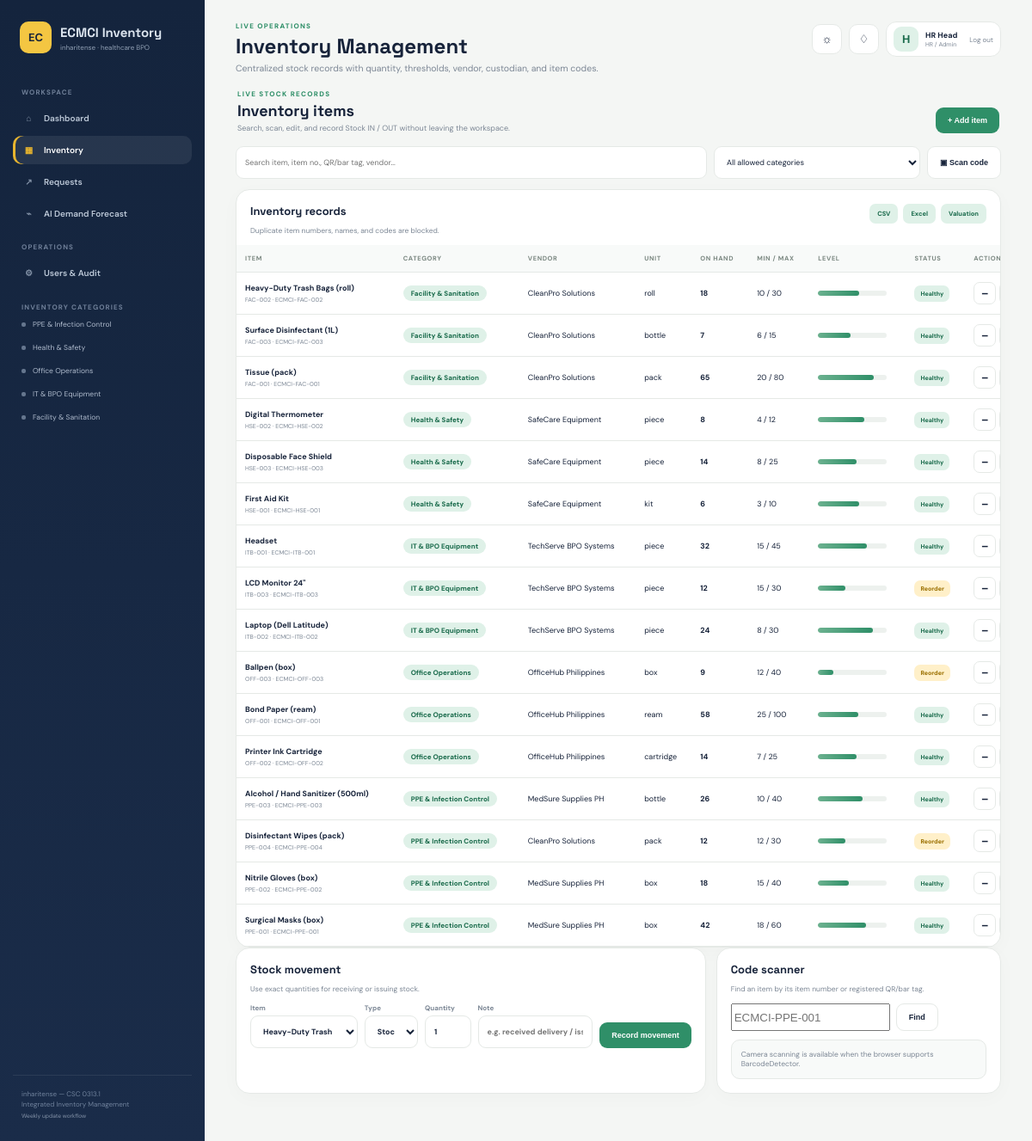
The page /inventory (signed in) on the database its author committed.
### tables this page shows
CREATE TABLE users(id INTEGER PRIMARY KEY AUTOINCREMENT,name TEXT NOT NULL,email TEXT UNIQUE NOT NULL,password_hash TEXT NOT NULL,role TEXT NOT NULL,department TEXT,active INTEGER NOT NULL DEFAULT 1,created_at TEXT NOT NULL,last_login TEXT);

CREATE TABLE inventory(id INTEGER PRIMARY KEY AUTOINCREMENT,item_no TEXT UNIQUE NOT NULL,code TEXT UNIQUE,name TEXT NOT NULL,category TEXT NOT NULL,unit TEXT NOT NULL,qty INTEGER NOT NULL DEFAULT 0,max_qty INTEGER NOT NULL DEFAULT 1,min_qty INTEGER NOT NULL DEFAULT 0,cost REAL NOT NULL DEFAULT 0,vendor TEXT,custodian TEXT,condition TEXT DEFAULT 'Good',received_date TEXT,expiry TEXT,times_out INTEGER DEFAULT 0,updated_at TEXT NOT NULL);

### app.py (the view)
@app.route('/inventory')
@login_required
def inventory_page():
    u=current_user();cats=ROLE_CATEGORIES[u['role']];ph=','.join('?'*len(cats));c=db();items=c.execute(f'SELECT * FROM inventory WHERE category IN ({ph}) ORDER BY category,name',cats).fetchall();vendors=c.execute('SELECT name FROM vendors WHERE status="Active" ORDER BY name').fetchall();c.close()
    return render_template('inventory.html',items=[dict(x) for x in items],vendors=vendors,can_edit=u['role'] in ('HR','Purchasing','IT Custodian'))

### app.py (called while the page is built)
def db(): return DBConn()

def csrf_token():
    if not session.get('_csrf'): session['_csrf']=secrets.token_urlsafe(32)
    return session['_csrf']

@app.before_request
def protect_request():
    if request.method in ('POST','PUT','PATCH','DELETE'):
        if request.endpoint == 'login': return
        supplied=request.headers.get('X-CSRFToken') or request.form.get('_csrf')
        if not supplied or not secrets.compare_digest(supplied, session.get('_csrf','')):
            abort(400, description='Invalid or missing CSRF token.')
    if request.path.startswith('/api/') and request.method=='GET': return

@app.after_request
def security_headers(resp):
    resp.headers['X-Content-Type-Options']='nosniff';resp.headers['X-Frame-Options']='DENY';resp.headers['Referrer-Policy']='strict-origin-when-cross-origin';resp.headers['Permissions-Policy']='camera=(self), microphone=()';resp.headers['Content-Security-Policy']="default-src 'self'; script-src 'self' 'unsafe-inline' https://cdn.jsdelivr.net; style-src 'self' https://fonts.googleapis.com 'unsafe-inline'; font-src https://fonts.gstatic.com; img-src 'self' data:; connect-src 'self'; frame-ancestors 'none'"
    if IS_PRODUCTION: resp.headers['Strict-Transport-Security']='max-age=31536000; includeSubDomains'
    return resp

def current_user():
    uid=session.get('user_id');
    if not uid:return None
    c=db();u=c.execute('SELECT * FROM users WHERE id=? AND active=1',(uid,)).fetchone();c.close();return u

def login_required(f):
    @wraps(f)
    def w(*a,**k):
        if not current_user():return redirect(url_for('login'))
        return f(*a,**k)
    return w

@app.context_processor
def inject():u=current_user();return {'me':u,'role_labels':ROLE_LABELS,'categories':CATEGORIES}

    def _sql(self, sql): return sql.replace('?', '%s') if self.pg else sql

    def execute(self, sql, params=()): return self.c.execute(self._sql(sql), params)

    def close(self): self.c.close()

### templates/inventory.html (shortened to what this page needs)
{% extends 'base.html' %}
{% block heading %}Inventory Management{% endblock %}
{% block subtitle %}
Centralized stock records with quantity, thresholds, vendor, custodian, and item codes.
{% endblock %}
{% block content %}
<div class="page-toolbar">
    <div>
        <div class="eyebrow">LIVE STOCK RECORDS</div>
        <h2>Inventory items</h2>
        <p>Search, scan, edit, and record Stock IN / OUT without leaving the workspace.</p>
    </div>
    {% if can_edit %}
    <button class="primary" type="button" onclick="openItemModal()">+ Add item</button>
    {% endif %}
</div>
<div class="toolbar">
    <input
        id="search"
        type="text"
        placeholder="Search item, item no., QR/bar tag, vendor..."
    >
    <select id="cat">
        <option value="">All allowed categories</option>
    </select>
    <button class="secondary" type="button" onclick="startScanner()">
        ▣ Scan code
    </button>
</div>
<div class="panel table-panel">
    <div class="panel-head">
        <div>
            <h3>Inventory records</h3>
            <small>Duplicate item numbers, names, and codes are blocked.</small>
        </div>
        <div class="report-links">
            <a href="{{ url_for('report', kind='stock') }}">CSV</a>
            <a href="{{ url_for('report_xlsx', kind='stock') }}">Excel</a>
            <a href="{{ url_for('report', kind='valuation') }}">Valuation</a>
        </div>
    </div>
    <div class="table-wrap">
        <table id="inv">
            <thead>
                <tr>
                    <th>Item</th>
                    <th>Category</th>
                    <th>Vendor</th>
                    <th>Unit</th>
                    <th>On hand</th>
                    <th>Min / Max</th>
                    <th>Level</th>
                    <th>Status</th>
                    <th>Actions</th>
                </tr>
            </thead>
            <tbody>
                {% for i in items %}
                <tr
                    data-search="{{ (i.name ~ ' ' ~ i.item_no ~ ' ' ~ (i.code or '') ~ ' ' ~ i.category ~ ' ' ~ (i.vendor or '')) | lower }}"
                    data-cat="{{ i.category }}"
                >
                    <td>
                        <b>{{ i.name }}</b>
                        <small>
                            {{ i.item_no }} · {{ i.code or 'No code' }}
                        </small>
                    </td>
                    <td><span class="cat-badge">{{ i.category }}</span></td>
                    <td>{{ i.vendor or '—' }}</td>
                    <td>{{ i.unit }}</td>
                    <td>
                        <strong class="qty" data-id="{{ i.id }}">
                            {{ i.qty }}
                        </strong>
                    </td>
                    <td>
                        {{ i.min_qty }} / {{ i.max_qty }}
                    </td>
                    <td>
                        {% set stock_percent = ((i.qty / i.max_qty * 100) if i.max_qty else 0) | round | int %}
                        <div class="bar">
                            <i style="width: {{ [100, stock_percent] | min }}%;"></i>
                        </div>
                    </td>
                    <td>
                        <span class="status {{ 'low' if i.qty <= i.min_qty else 'ok' }}">
                            {% if i.qty == 0 %}
                                Out
                            {% elif i.qty <= i.min_qty %}
                                Reorder
                            {% else %}
                                Healthy
                            {% endif %}
                        </span>
                    </td>
                    <td>
                        <div class="row-actions">
                            {% if can_edit %}
                            <button
                                type="button"
                                onclick="quickMove({{ i.id }}, 'out')"
                                title="Stock OUT"
                            >
                                −
                            </button>
                            {% else %}
                            <span class="muted">Read only</span>
                            {% endif %}
                        </div>
                    </td>
                </tr>
                {% endfor %}
            </tbody>
        </table>
    </div>
</div>
{% if can_edit %}
<div class="grid two">
    <div class="panel">
        <div class="panel-head">
            <div>
                <h3>Stock movement</h3>
                <small>
                    Use exact quantities for receiving or issuing stock.
                </small>
            </div>
        </div>
        <form id="movementForm" class="movement-form">
            <label>
                Item
                <select id="moveItem">
                    {% for i in items %}
                    <option value="{{ i.id }}" data-code="{{ i.item_no }}">
                        {{ i.name }} · {{ i.qty }} {{ i.unit }}
                    </option>
                    {% endfor %}
                </select>
            </label>
            <label>
                Type
                <select id="moveType">
                    <option value="in">Stock IN</option>
                </select>
            </label>
            <label>
                Quantity
                <input
                    id="moveQty"
                    type="number"
                    min="1"
                    value="1"
                >
            </label>
            <label>
                Note
                <input
                    id="moveNote"
                    type="text"
                    placeholder="e.g. received delivery / issued to department"
                >
            </label>
            <button
                class="primary"
                type="submit"
            >
                Record movement
            </button>
        </form>
    </div>
    <div class="panel">
        <div class="panel-head">
            <div>
                <h3>Code scanner</h3>
                <small>
                    Find an item by its item number or registered QR/bar tag.
                </small>
            </div>
        </div>
        <div class="scan">
            <input
                id="scan"
                type="text"
                placeholder="ECMCI-PPE-001"
            >
            <button
                class="secondary"
                type="button"
                onclick="scanItem()"
            >
                Find
            </button>
        </div>
        <div id="scanResult" class="scan-result">
            Camera scanning is available when the browser supports BarcodeDetector.
        </div>
    </div>
</div>
{% endif %}
{% endblock %}

### templates/base.html (shortened to what this page needs)
<!doctype html><html lang="en"><head><link rel="stylesheet" href="{{url_for('static',filename='css/app.css')}}"></head><body>
<div class="app"><aside class="sidebar"><div class="brand"><b>EC</b><div><strong>ECMCI Inventory</strong><small>inharitense · healthcare BPO</small></div></div><nav><span>WORKSPACE</span><a class="{{'active' if request.endpoint=='dashboard'}}" href="{{url_for('dashboard')}}"><i>⌂</i> Dashboard</a><a class="{{'active' if request.endpoint=='inventory_page'}}" href="{{url_for('inventory_page')}}"><i>▦</i> Inventory</a><a class="{{'active' if request.endpoint=='requests_page'}}" href="{{url_for('requests_page')}}"><i>↗</i> Requests</a><a class="{{'active' if request.endpoint=='forecast_page'}}" href="{{url_for('forecast_page')}}"><i>⌁</i> AI Demand Forecast</a><span>OPERATIONS</span>{% if me and me.role=='Purchasing' %}<a class="{{'active' if request.endpoint=='vendors_page'}}" href="{{url_for('vendors_page')}}"><i>◇</i> Vendors & Purchasing</a>{% endif %}{% if me and me.role=='HR' %}<a class="{{'active' if request.endpoint=='users_page'}}" href="{{url_for('users_page')}}"><i>⚙</i> Users & Audit</a>{% endif %}</nav><div class="catnav"><span>INVENTORY CATEGORIES</span>{% for c in categories %}<div><i></i>{{c}}</div>{% endfor %}</div><div class="sidebar-foot">inharitense — CSC 0313.1<br>Integrated Inventory Management<br><small>Weekly update workflow</small></div></aside>
<main class="main"><header class="topbar"><div class="page-heading"><div class="eyebrow">LIVE OPERATIONS</div><h1>{% block heading %}{% endblock %}</h1><p>{% block subtitle %}{% endblock %}</p></div><div class="top-actions"><button class="icon-btn" id="themeBtn" title="Toggle theme">☼</button><button class="notif-btn" id="notifBtn" title="Notifications">♢</button><div class="profile"><span class="avatar">{{me.name[:1]}}</span><div><b>{{me.name}}</b><small>{{role_labels[me.role]}}</small></div><a href="{{url_for('logout')}}">Log out</a></div></div></header>{% block content %}{% endblock %}</main></div>
<script src="{{url_for('static',filename='js/app.js')}}"></script>{% block scripts %}{% endblock %}</body></html>

### rows shown on the page
users: name "H", name "HR Head", role "HR / Admin"
inventory: name "Heavy-Duty Trash Bags (roll)", item_no "FAC-002", code "ECMCI-FAC-002", category "Facility & Sanitation", vendor "CleanPro Solutions", unit "roll", qty "18", min_qty "10", max_qty "30", {{ [100, stock_percent] | min }} 60 (drawn), shows "Healthy"
inventory: name "Surface Disinfectant (1L)", item_no "FAC-003", code "ECMCI-FAC-003", category "Facility & Sanitation", vendor "CleanPro Solutions", unit "bottle", qty "7", min_qty "6", max_qty "15", {{ [100, stock_percent] | min }} 47 (drawn), shows "Healthy"
inventory: name "Tissue (pack)", item_no "FAC-001", code "ECMCI-FAC-001", category "Facility & Sanitation", vendor "CleanPro Solutions", unit "pack", qty "65", min_qty "20", max_qty "80", {{ [100, stock_percent] | min }} 81 (drawn), shows "Healthy"
inventory: name "Digital Thermometer", item_no "HSE-002", code "ECMCI-HSE-002", category "Health & Safety", vendor "SafeCare Equipment", unit "piece", qty "8", min_qty "4", max_qty "12", {{ [100, stock_percent] | min }} 67 (drawn), shows "Healthy"
inventory: name "Disposable Face Shield", item_no "HSE-003", code "ECMCI-HSE-003", category "Health & Safety", vendor "SafeCare Equipment", unit "piece", qty "14", min_qty "8", max_qty "25", {{ [100, stock_percent] | min }} 56 (drawn), shows "Healthy"
inventory: name "First Aid Kit", item_no "HSE-001", code "ECMCI-HSE-001", category "Health & Safety", vendor "SafeCare Equipment", unit "kit", qty "6", min_qty "3", max_qty "10", {{ [100, stock_percent] | min }} 60 (drawn), shows "Healthy"
inventory: name "Headset", item_no "ITB-001", code "ECMCI-ITB-001", category "IT & BPO Equipment", vendor "TechServe BPO Systems", unit "piece", qty "32", min_qty "15", max_qty "45", {{ [100, stock_percent] | min }} 71 (drawn), shows "Healthy"
inventory: name "LCD Monitor 24\"", item_no "ITB-003", code "ECMCI-ITB-003", category "IT & BPO Equipment", vendor "TechServe BPO Systems", unit "piece", qty "12", min_qty "15", max_qty "30", {{ [100, stock_percent] | min }} 40 (drawn), shows "Reorder"
inventory: name "Laptop (Dell Latitude)", item_no "ITB-002", code "ECMCI-ITB-002", category "IT & BPO Equipment", vendor "TechServe BPO Systems", unit "piece", qty "24", min_qty "8", max_qty "30", {{ [100, stock_percent] | min }} 80 (drawn), shows "Healthy"
inventory: name "Ballpen (box)", item_no "OFF-003", code "ECMCI-OFF-003", category "Office Operations", vendor "OfficeHub Philippines", unit "box", qty "9", min_qty "12", max_qty "40", {{ [100, stock_percent] | min }} 22 (drawn), shows "Reorder"
inventory: name "Bond Paper (ream)", item_no "OFF-001", code "ECMCI-OFF-001", category "Office Operations", vendor "OfficeHub Philippines", unit "ream", qty "58", min_qty "25", max_qty "100", shows "Healthy"
inventory: name "Printer Ink Cartridge", item_no "OFF-002", code "ECMCI-OFF-002", category "Office Operations", vendor "OfficeHub Philippines", unit "cartridge", qty "14", min_qty "7", max_qty "25", {{ [100, stock_percent] | min }} 56 (drawn), shows "Healthy"
inventory: name "Alcohol / Hand Sanitizer (500ml)", item_no "PPE-003", code "ECMCI-PPE-003", category "PPE & Infection Control", vendor "MedSure Supplies PH", unit "bottle", qty "26", min_qty "10", max_qty "40", {{ [100, stock_percent] | min }} 65 (drawn), shows "Healthy"
inventory: name "Disinfectant Wipes (pack)", item_no "PPE-004", code "ECMCI-PPE-004", category "PPE & Infection Control", vendor "CleanPro Solutions", unit "pack", qty "12", min_qty "12", max_qty "30", {{ [100, stock_percent] | min }} 40 (drawn), shows "Reorder"
inventory: name "Nitrile Gloves (box)", item_no "PPE-002", code "ECMCI-PPE-002", category "PPE & Infection Control", vendor "MedSure Supplies PH", unit "box", qty "18", min_qty "15", max_qty "40", {{ [100, stock_percent] | min }} 45 (drawn), shows "Healthy"
inventory: name "Surgical Masks (box)", item_no "PPE-001", code "ECMCI-PPE-001", category "PPE & Infection Control", vendor "MedSure Supplies PH", unit "box", qty "42", min_qty "18", max_qty "60", {{ [100, stock_percent] | min }} 70 (drawn), shows "Healthy"

### other values the page prints
{{ c }} "PPE & Infection Control" "Health & Safety" "Office Operations" "IT & BPO Equipment" "Facility & Sanitation"
form field value "Heavy-Duty Trash Bags (roll) · 18 roll"
